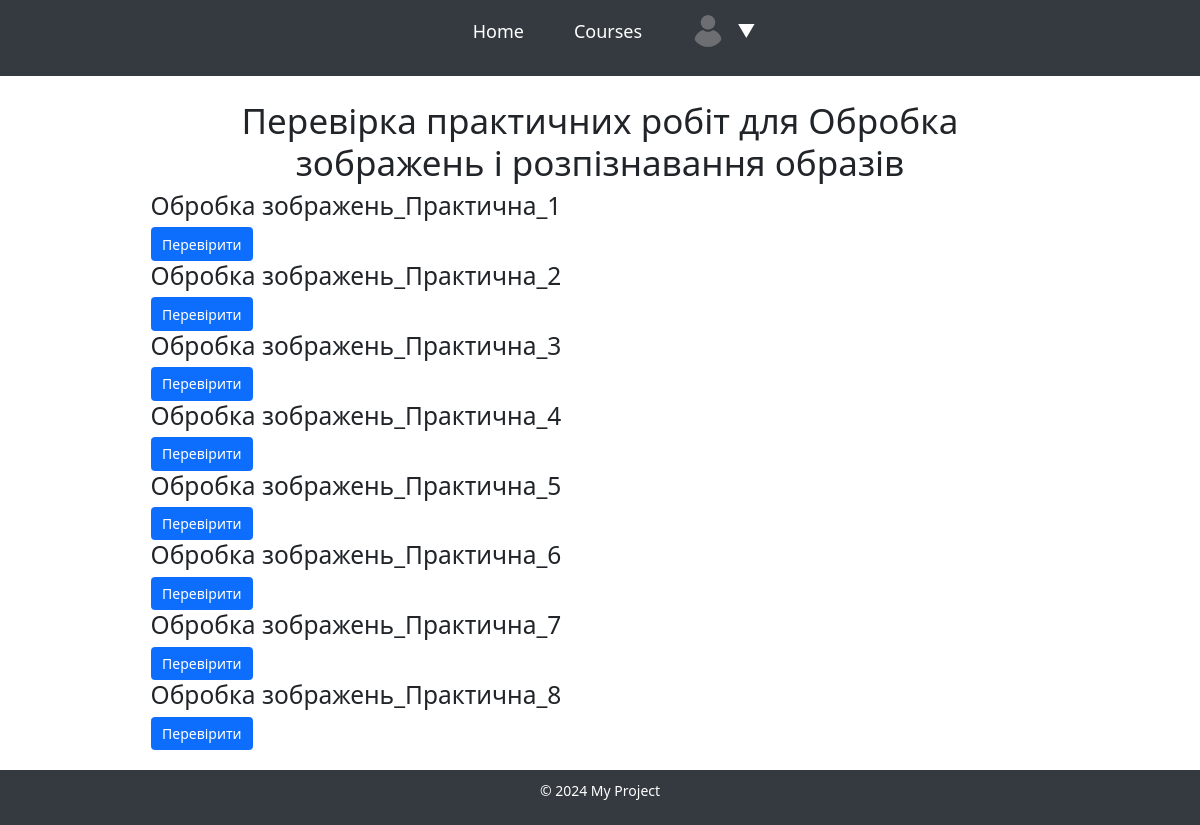
Page /course/1/check_practicals/ (signed in) on the committed database.
### main_app/models.py (models this page shows, shortened)
class Course(models.Model):
    id = models.AutoField(primary_key=True)
    title = models.CharField(max_length=255)
    description = models.TextField(blank=True, null=True)
    teachers = models.ManyToManyField('main_app.User', blank=True, limit_choices_to={'role': 'teacher'})
    class Meta:
        db_table = 'courses'

class PracticalWork(models.Model):
    id = models.AutoField(primary_key=True)
    title = models.CharField(max_length=255)
    content = models.TextField(blank=True, null=True)
    course = models.ForeignKey(Course, models.CASCADE, blank=True, null=True)
    file = models.FileField(upload_to='practical_works/', blank=True, null=True)
    deadline = models.DateTimeField(blank=True, null=True)
    max_score = models.FloatField(default=10.0)
    class Meta:
        db_table = 'practical_works'

### main_app/views.py (the view)
# urls.py: path('course/<int:course_id>/check_practicals/', views.check_practicals, name='check_practicals'),
@login_required
def check_practicals(request, course_id):
    course = get_object_or_404(Course, id=course_id)
    practical_works = PracticalWork.objects.filter(course=course)
    return render(request, 'check_practicals.html', {
        'course': course,
        'practical_works': practical_works,
    })

### templates/check_practicals.html
{% extends 'base.html' %}
{% load static %}
{% block content %}
<div class="container">
    <h1>Перевірка практичних робіт для {{ course.title }}</h1>
        <div class="practicals-container">
            {% for practical in practical_works %}
                <div class="practical-block">
                    <h3>{{ practical.title }}</h3>
                    <a href="{% url 'check_practical_details' course.id practical.id %}" class="btn btn-primary">Перевірити</a>
                </div>
            {% endfor %}
        </div>
</div>
{% endblock %}

### static/css/base.css (style rules this page uses)
body { font-family: Arial, sans-serif; background-color: #f8f9fa; margin: 0; padding: 0; line-height: 1.5; display: flex; flex-direction: column; }
.main-container h1 { text-align:center; }
.btn { font-weight: 500; display: inline-block; padding: 10px 15px; border-radius: 5px; text-decoration: none; transition-duration: 0.4s; border: 2px solid #008CBA; background-color: #008CBA; color: white; }

### static/css/null.css (style rules this page uses)
* { padding: 0; margin: 0; border: 0; }
*, *:before, *:after { -moz-box-sizing: border-box; -webkit-box-sizing: border-box; box-sizing: border-box; }
html, body { min-height: 100vh; width: 100%; line-height: 1; font-size: 14px; -ms-text-size-adjust: 100%; -moz-text-size-adjust: 100%; -webkit-text-size-adjust: 100%; }
a, a:visited { text-decoration: none; }

### rows in the picture
Course: title "Обробка зображень і розпізнавання образів"
PracticalWork: title "Обробка зображень_Практична_1"
PracticalWork: title "Обробка зображень_Практична_2"
PracticalWork: title "Обробка зображень_Практична_3"
PracticalWork: title "Обробка зображень_Практична_4"
PracticalWork: title "Обробка зображень_Практична_5"
PracticalWork: title "Обробка зображень_Практична_6"
PracticalWork: title "Обробка зображень_Практична_7"
PracticalWork: title "Обробка зображень_Практична_8"
